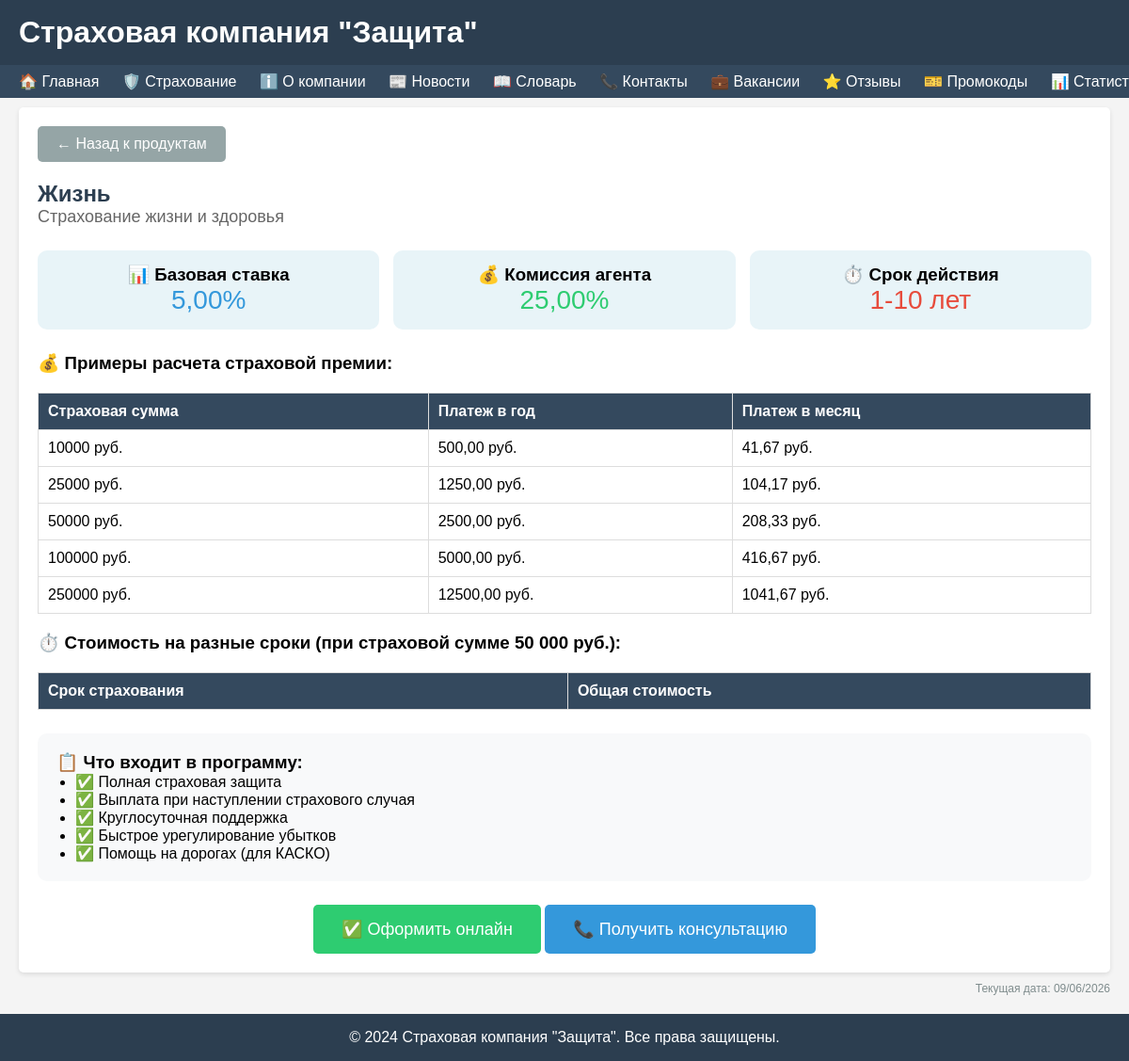
The page /products/15/ on the database as committed earlier.
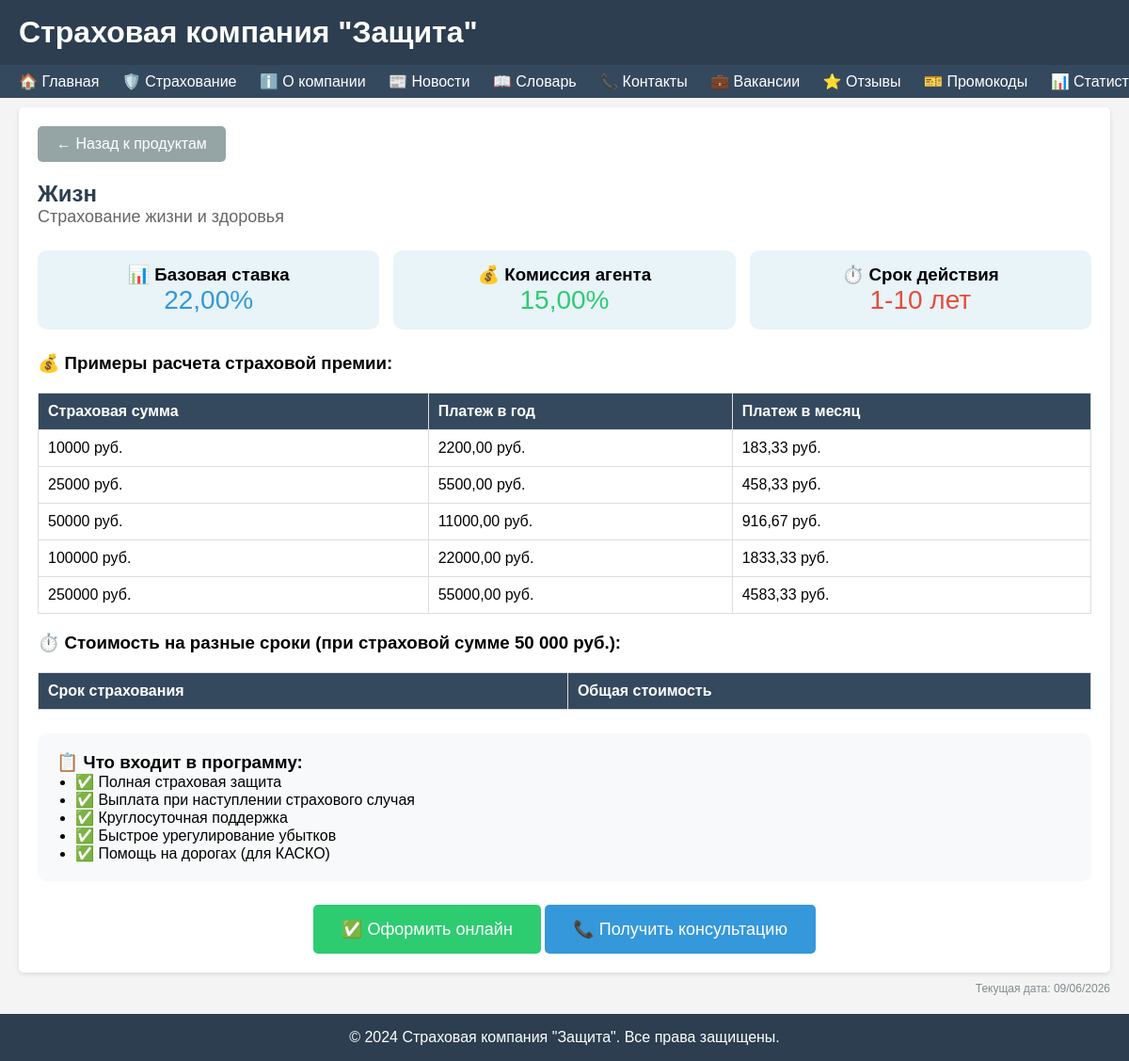
The same page on the database as committed later.
### apps/core/models.py (models this page shows, shortened)
class InsuranceType(models.Model):
    name = models.CharField(max_length=200, verbose_name="Название")
    description = models.TextField(verbose_name="Описание", blank=True)
    commission_percent = models.DecimalField(max_digits=5, decimal_places=2, default=10)
    base_rate = models.DecimalField(max_digits=5, decimal_places=2, default=1)
    class Meta:
        verbose_name = "Вид страхования"
        verbose_name_plural = "Виды страхования"

### apps/core/views.py (the view)
# urls.py: re_path(r'^products/(?P<insurance_id>\d+)/$', views.insurance_detail, name='insurance_detail'),
def insurance_detail(request, insurance_id):
    insurance = get_object_or_404(InsuranceType, id=insurance_id)
    calculations = []
    amounts = [10000, 25000, 50000, 100000, 250000]
    for amount in amounts:
        yearly_payment = amount * (insurance.base_rate / 100)
        monthly_payment = yearly_payment / 12
        calculations.append({
            'amount': amount,
            'yearly': yearly_payment,
            'monthly': monthly_payment,
        })
    context = {
        'insurance': insurance,
        'calculations': calculations,
        'current_date': datetime.now().strftime('%d/%m/%Y'),
    }
    return render(request, 'core/insurance_detail.html', context)

### templates/core/insurance_detail.html (shortened to what this page needs)
{% extends 'base.html' %}
{% block content %}
<div class="card">
    <a href="{% url 'insurance_products' %}" class="btn" style="background: #95a5a6; margin-bottom: 20px;">← Назад к продуктам</a>
    <h2 style="color: #2c3e50;">{{ insurance.name }}</h2>
    <p style="font-size: 18px; color: #666;">{{ insurance.description|default:"Надежная страховая защита" }}</p>
    <div style="display: grid; grid-template-columns: repeat(3, 1fr); gap: 15px; margin: 25px 0;">
        <div style="background: #e8f4f8; padding: 15px; border-radius: 10px; text-align: center;">
            <h3>📊 Базовая ставка</h3>
            <p style="font-size: 28px; color: #3498db;">{{ insurance.base_rate }}%</p>
        </div>
        <div style="background: #e8f4f8; padding: 15px; border-radius: 10px; text-align: center;">
            <h3>💰 Комиссия агента</h3>
            <p style="font-size: 28px; color: #2ecc71;">{{ insurance.commission_percent }}%</p>
        </div>
        <div style="background: #e8f4f8; padding: 15px; border-radius: 10px; text-align: center;">
            <h3>⏱️ Срок действия</h3>
            <p style="font-size: 28px; color: #e74c3c;">1-10 лет</p>
        </div>
    </div>
    <h3>💰 Примеры расчета страховой премии:</h3>
    <table border="1" style="width:100%; border-collapse: collapse; margin: 20px 0;">
        <thead>
            <tr>
                <th>Страховая сумма</th>
                <th>Платеж в год</th>
                <th>Платеж в месяц</th>
            </tr>
        </thead>
        <tbody>
            {% for calc in calculations %}
            <tr>
                <td>{{ calc.amount|floatformat:0 }} руб.</td>
                <td>{{ calc.yearly|floatformat:2 }} руб.</td>
                <td>{{ calc.monthly|floatformat:2 }} руб.</td>
            </tr>
            {% endfor %}
        </tbody>
    </table>
    <h3>⏱️ Стоимость на разные сроки (при страховой сумме 50 000 руб.):</h3>
    <table border="1" style="width:100%; border-collapse: collapse; margin: 20px 0;">
        <thead>
            <tr><th>Срок страхования</th><th>Общая стоимость</th></tr>
        </thead>
    </table>
    <div style="background: #f8f9fa; padding: 20px; border-radius: 10px; margin: 25px 0;">
        <h3>📋 Что входит в программу:</h3>
        <ul style="margin-left: 20px;">
            <li>✅ Полная страховая защита</li>
            <li>✅ Выплата при наступлении страхового случая</li>
            <li>✅ Круглосуточная поддержка</li>
            <li>✅ Быстрое урегулирование убытков</li>
            <li>✅ Помощь на дорогах (для КАСКО)</li>
        </ul>
    </div>
    <div style="text-align: center;">
        <a href="{% url 'buy_insurance' %}" class="btn" style="background: #2ecc71; font-size: 18px; padding: 15px 30px;">✅ Оформить онлайн</a>
        <a href="{% url 'contacts' %}" class="btn" style="background: #3498db; font-size: 18px; padding: 15px 30px;">📞 Получить консультацию</a>
    </div>
</div>
{% endblock %}

### templates/base.html (shortened to what this page needs)
<!DOCTYPE html>
<html lang="ru">
<head>
</head>
<body>
    <header>
        <div class="container">
            <h1>Страховая компания "Защита"</h1>
        </div>
    </header>
    <nav>
        <div class="container">
            <a href="{% url 'index' %}">🏠 Главная</a>
            <a href="{% url 'insurance_products' %}">🛡️ Страхование</a>
            <a href="{% url 'about' %}">ℹ️ О компании</a>
            <a href="{% url 'news_list' %}">📰 Новости</a>
            <a href="{% url 'glossary' %}">📖 Словарь</a>
            <a href="{% url 'contacts' %}">📞 Контакты</a>
            <a href="{% url 'vacancies' %}">💼 Вакансии</a>
            <a href="{% url 'reviews' %}">⭐ Отзывы</a>
            <a href="{% url 'promocodes' %}">🎫 Промокоды</a>
            <a href="{% url 'statistics' %}">📊 Статистика</a>
        </div>
    </nav>
    <main class="container">
        {% block content %}{% endblock %}
        <div class="date-info">
            Текущая дата: {% now "d/m/Y" %}
        </div>
    </main>
    <footer>
        <div class="container">
            <p>&copy; 2024 Страховая компания "Защита". Все права защищены.</p>
        </div>
    </footer>
</body>
</html>

### templates/base.html (style rules this page uses)
* { margin: 0; padding: 0; box-sizing: border-box; }
body { font-family: Arial, sans-serif; background: #f4f4f4; }
.container { max-width: 1200px; margin: auto; padding: 0 20px; }
header { background: #2c3e50; color: white; padding: 1rem 0; }
nav { background: #34495e; padding: 0.5rem 0; overflow-x: auto; white-space: nowrap; }
nav a { color: white; text-decoration: none; margin-right: 20px; }
main { padding: 20px 0; min-height: calc(100vh - 200px); }
footer { background: #2c3e50; color: white; text-align: center; padding: 1rem 0; margin-top: 20px; }
.card { background: white; padding: 20px; margin: 10px 0; border-radius: 5px; box-shadow: 0 2px 5px rgba(0,0,0,0.1); }
.btn { display: inline-block; padding: 10px 20px; background: #3498db; color: white; text-decoration: none; border: none; border-radius: 5px; cursor: pointer; }
table { width: 100%; border-collapse: collapse; }
th, td { padding: 10px; border: 1px solid #ddd; text-align: left; }
th { background: #34495e; color: white; }
.date-info { text-align: right; color: #7f8c8d; font-size: 12px; margin-top: 10px; }

Rows that differ between the two databases and show on the page:
changed InsuranceType "Страхование жизни и здоровья": name "Жизнь" → "Жизн"; base_rate "5,00" → "22,00"; commission_percent "25,00" → "15,00"
Other text that changed with them:
new list line: "10000 руб. 2200,00 руб. 183,33 руб."
new list line: "25000 руб. 5500,00 руб. 458,33 руб."
new list line: "50000 руб. 11000,00 руб. 916,67 руб."
new list line: "100000 руб. 22000,00 руб. 1833,33 руб."
new list line: "250000 руб. 55000,00 руб. 4583,33 руб."
list line gone: "10000 руб. 500,00 руб. 41,67 руб."
list line gone: "25000 руб. 1250,00 руб. 104,17 руб."
list line gone: "50000 руб. 2500,00 руб. 208,33 руб."
list line gone: "100000 руб. 5000,00 руб. 416,67 руб."
list line gone: "250000 руб. 12500,00 руб. 1041,67 руб."
